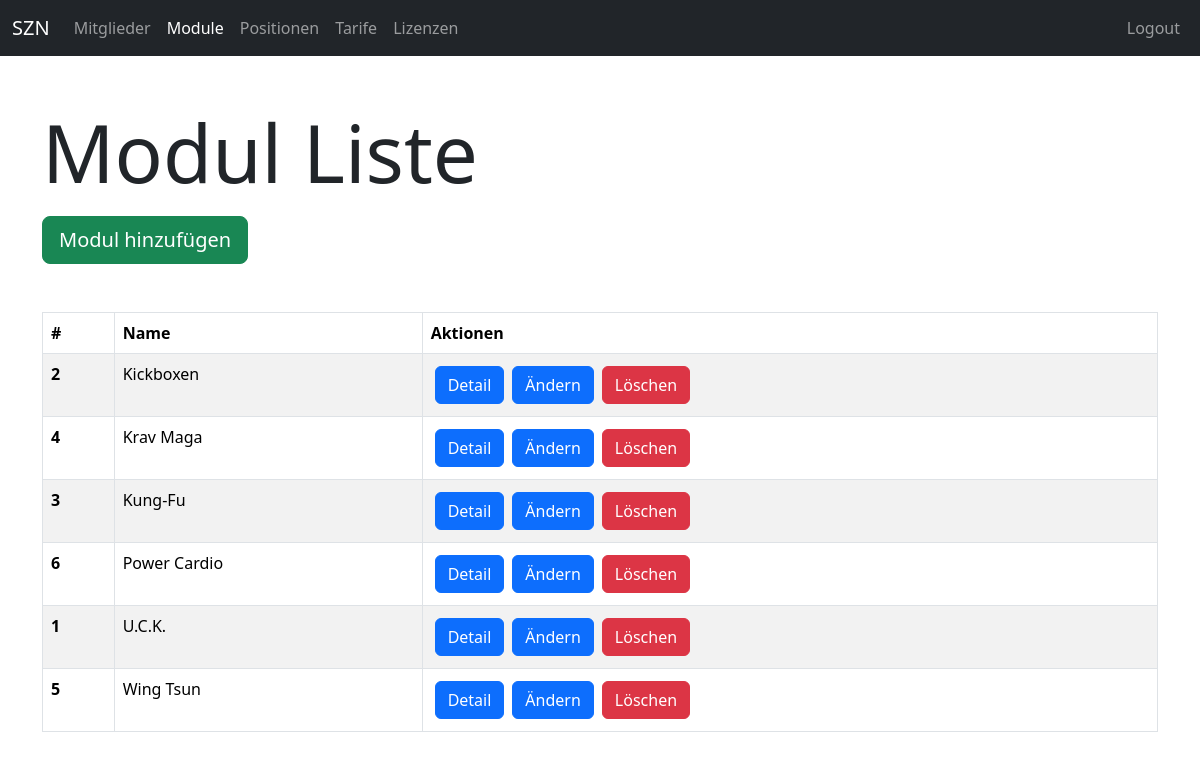
/members/modules/ (signed in), run on an earlier commit of the app's database.
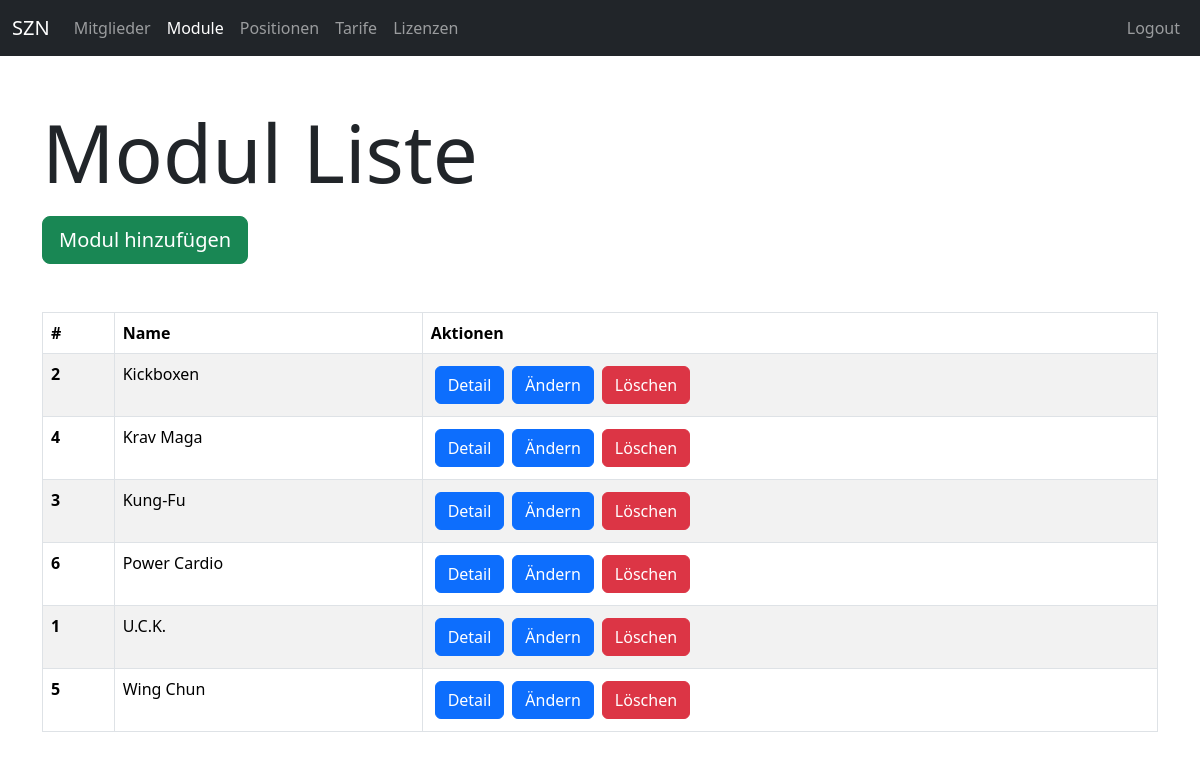
And on a later commit of the database.
### members/models.py (models this page shows, shortened)
class Module(models.Model):
    name = models.CharField(max_length=255, unique=True)

### members/views/module_views.py (the view)
# urls.py: path("modules/", module_views.module_index, name="members-module-index"),
def module_index(request):
    if not request.user.is_authenticated:
        return helpers.not_auth_redirect()
    modules = models.Module.objects.all().order_by("name")
    return render(request, "members/module/module_index.html", {
        "title": "Modul Liste",
        "modules": modules
    })

### members/templates/members/module/module_index.html (shortened to what this page needs)
{% extends "base_one_col.html" %}
{% block header %}
    <div class="mb-3">
        <h1 class="display-1">{{ title }}</h1>
    </div>
    <div class="mb-5">
        <a class="btn btn-success btn-lg" href="{% url "members-module-new" %}">Modul hinzufügen</a>
    </div>
{% endblock %}
{% block main %}
    <div class="table-responsive">
        <table class="table table-striped table-bordered">
            <thead>
                <tr>
                    <th scope="col">#</th>
                    <th scope="col">Name</th>
                    <th scope="col">Aktionen</th>
                </tr>
            </thead>
            <tbody>
                {% for module in modules %}
                    <tr>
                        <th scope="row">{{ module.id }}</th>
                        <td>{{ module.name }}</td>
                        <td>
                            <div class="d-flex justify-content-start">
                                <a class="btn btn-primary m-1 d-block" href="{% url "members-module-detail" id=module.id %}">Detail</a>
                                <a class="btn btn-primary m-1 d-block" href="{% url "members-module-update" id=module.id %}">Ändern</a>
                                <a class="btn btn-danger m-1 d-block" href="{% url "members-module-delete" id=module.id %}">Löschen</a>
                            </div>
                        </td>
                    </tr>
                {% endfor %}
            </tbody>
        </table>
    </div>
{% endblock %}

### templates/base_one_col.html
{% extends "base.html" %}
{% block content %}
    <div class="container py-5">
        <header>
            {% block header %}{% endblock %}
        </header>
        <main>
            {% block main %}{% endblock %}
        </main>
    </div>
{% endblock %}

### templates/base.html (shortened to what this page needs)
{% load static %}
<!DOCTYPE html>
<html lang="de">
<head>
    <link rel="stylesheet" href="{% static "vendor/bootstrap/css/bootstrap.min.css" %}">
    <link rel="stylesheet" href="{% static "css/style.css" %}">
</head>
<body>
    {% include "partials/_navbar.html" %}
    {% block content %}{% endblock %}
</body>
</html>

### templates/partials/_navbar.html (shortened to what this page needs)
<nav class="navbar navbar-expand-lg navbar-dark bg-dark">
    <div class="container-fluid">
        <a class="navbar-brand" href="/">SZN</a>
        <div class="collapse navbar-collapse" id="navbarContent">
            <ul class="navbar-nav me-auto mb-2 mb-lg-0">
                {% if user.is_authenticated %}
                    <li class="nav-item">
                        <a class="nav-link{% if "members-list" in request.path %} active{% endif %}"{% if "members-list" in request.path %} aria-current="page"{% endif %} href="{% url "members-member-index" %}">Mitglieder</a>
                    </li>
                    <li class="nav-item">
                        <a class="nav-link{% if "modules" in request.path %} active{% endif %}"{% if "modules" in request.path %} aria-current="page"{% endif %} href="{% url "members-module-index" %}">Module</a>
                    </li>
                    <li class="nav-item">
                        <a class="nav-link{% if "positions" in request.path %} active{% endif %}"{% if "positions" in request.path %} aria-current="page"{% endif %} href="{% url "members-position-index" %}">Positionen</a>
                    </li>
                    <li class="nav-item">
                        <a class="nav-link{% if "rates" in request.path %} active{% endif %}"{% if "rates" in request.path %} aria-current="page"{% endif %} href="{% url "members-rate-index" %}">Tarife</a>
                    </li>
                    <li class="nav-item">
                        <a class="nav-link{% if "licenses" in request.path %} active{% endif %}"{% if "licenses" in request.path %} aria-current="page"{% endif %} href="{% url "members-license-index" %}">Lizenzen</a>
                    </li>
                {% endif %}
            </ul>
            <ul class="navbar-nav mb-2 mb-lg-0">
                {% if user.is_authenticated %}
                    <li class="nav-item">
                        <form action="{% url "sevo-auth-logout" %}" method="POST">
                            <button class="nav-link">Logout</button>
                        </form>
                    </li>
                {% else %}
                    <li class="nav-item">
                        <a class="nav-link {% if "login" in request.path %} active{% endif %}"{% if "members" in request.path %} aria-current="page"{% endif %} href="{% url "sevo-auth-login" %}">Login</a>
                    </li>
                {% endif %}
            </ul>
        </div>
    </div>
</nav>

What changed in the data, as far as the page shows it:
changed Module id 5: name "Wing Tsun" → "Wing Chun"
